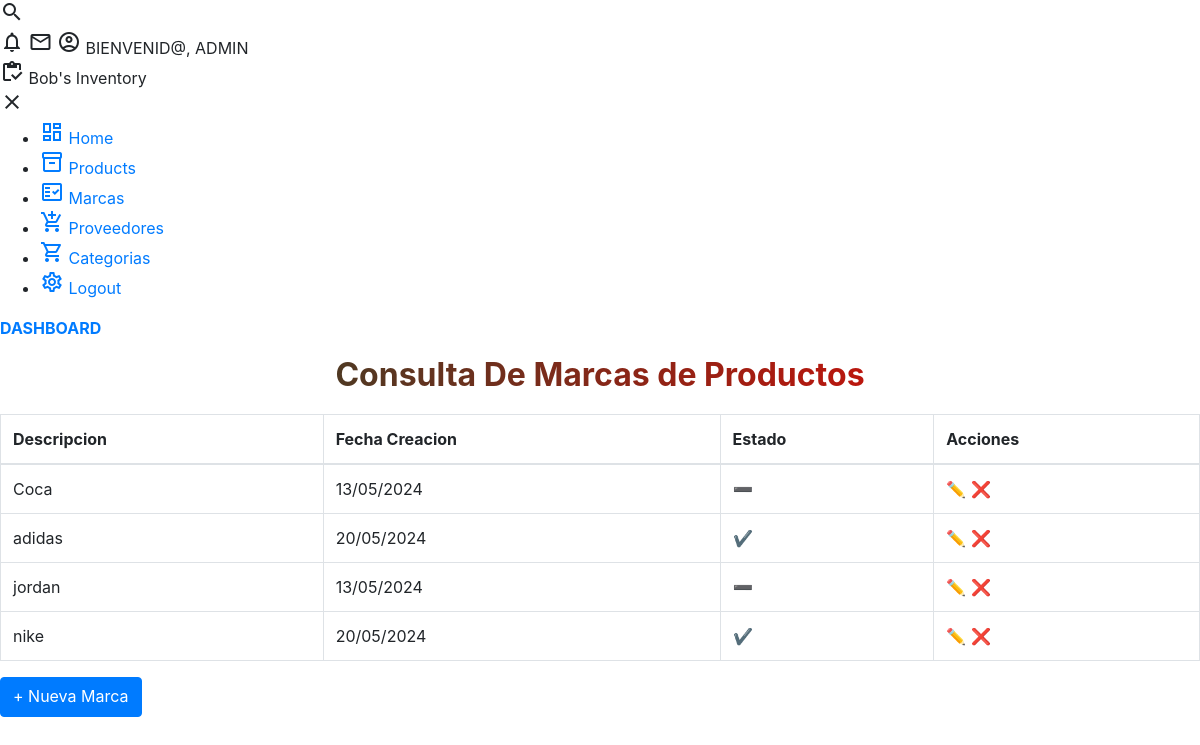
The app's page /brand_list/ (signed in), older data.
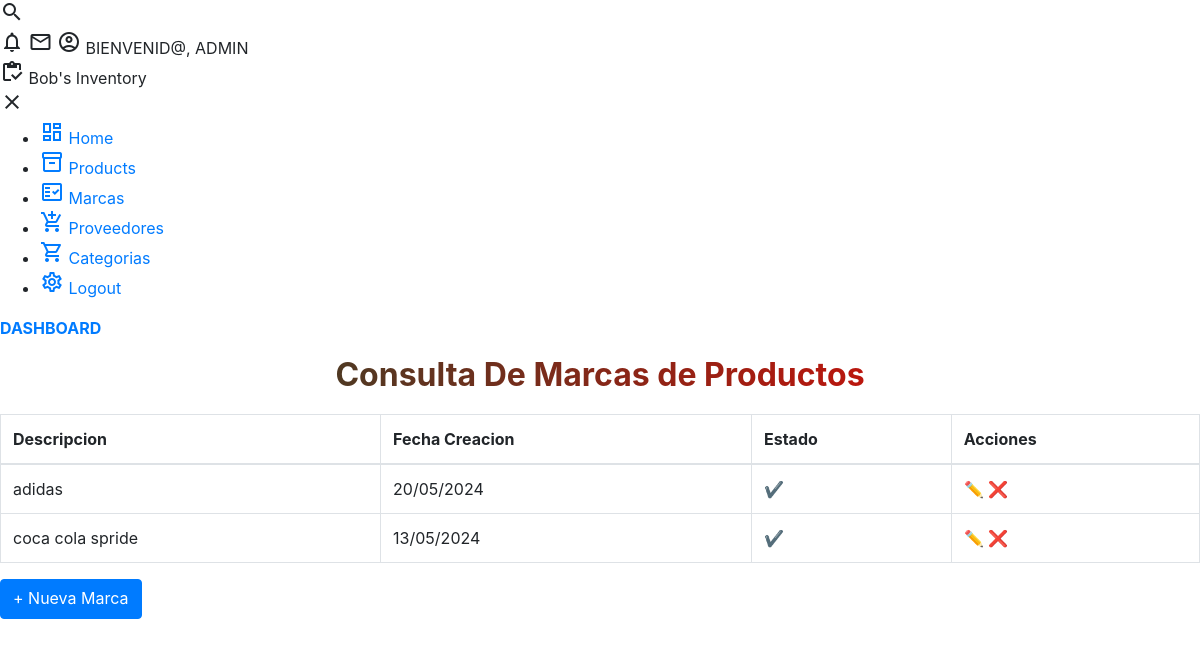
The same page, newer data.
### core/models.py (models this page shows, shortened)
class Brand(models.Model):
    description = models.CharField('Articulo',max_length=100,unique=True)
    user = models.ForeignKey(User,on_delete=models.CASCADE)
    created = models.DateTimeField(auto_now_add=True)
    updated = models.DateTimeField(auto_now=True)
    state = models.BooleanField('Estado', default = True)
    class Meta:
        verbose_name = 'Marca'
        verbose_name_plural = 'Marcas'
        ordering = ['description']
        indexes = [
            models.Index(fields=['description']),]

### core/views.py (the view)
# urls.py: path('brand_list/', views.brand_List,name='brand_list'),
@login_required
def brand_List(request):
    data = {
        "title1": "Marcas",
        "title2": "Consulta De Marcas de Productos"
    }
    brands = Brand.objects.all() # select * from Product
    data["brands"]=brands
    return render(request,"core/brands/list.html",data)

### templates/core/brands/list.html
{% extends 'base.html' %}
{% block content %}
<div class="table-container">
<h1 class="title">{{ title2 }}</h1>
  <table class="table table-bordered">
    <thead>
      <tr>
        <th>Descripcion</th>
        <th>Fecha Creacion</th>
        <th>Estado</th>
        <th>Acciones</th>
    </tr>
    </thead>
    <tbody>
      {% for item in brands %}
        <tr>
        <td>{{item.description}}</td>
        <td>{{item.created|date:"d/m/Y"}}</td>
        <td>{% if item.state %}
             ✔
            {% else %}
             ➖
            {% endif %}
        </td>
        <td>
          <a href={% url 'core:brand_update' item.id %}>✏️</a>
          <a href={% url 'core:brand_delete' item.id %}>❌</a>
        </td>
        </tr>
      {% endfor %}
    </tbody>
  </table>
  <div class="form-group">
    <a class="btn btn-primary" href={% url 'core:brand_create' %}> + Nueva Marca</a>
  </div>
</div>
{% endblock content  %}

Row changes from the older to the newer data that the page shows:
removed Brand: description "jordan", created "13/05/2024"
removed Brand: description "nike", created "20/05/2024"
shown differently, row unchanged: Brand "adidas": moves up the list
changed Brand: description "Coca" → "coca cola spride"; state "➖" → "✔"
